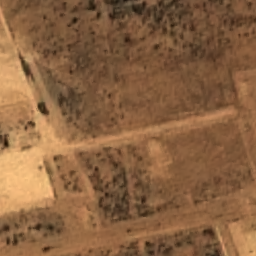
#> input picture satellite-image-deep-learning/change_detection/using_pca_and_k_means - Copy/ref_img.png, 256 x 256 px, given in place of ref_img.jpg, which was not available
$ jupyter execute change_detection.ipynb   (shell and % lines are left out)   (text cells are left out)
#> lines starting #> are read from the running program, lines starting #| are printed output that depends on the picture; pictures that were not available may be replaced by others from this repository, and a replacement may not be noted
[cell 1]
import matplotlib.pyplot as plt
import numpy as np
from skimage import io, filters, feature
from skimage.color import rgb2gray
from sklearn.decomposition import PCA

[cell 2]
image1 = rgb2gray(io.imread('ref_img.jpg'))
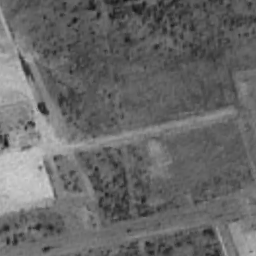
#> image1: shape (256, 256) float64; min 0.0769, max 0.804, mean 0.409
image2 = rgb2gray(io.imread('test_img.jpg'))
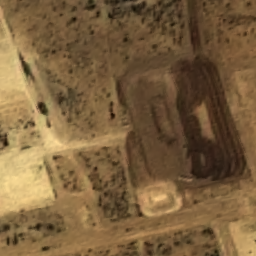
#> input picture satellite-image-deep-learning/change_detection/using_pca_and_k_means - Copy/test_img.png, 256 x 256 px, given in place of test_img.jpg, which was not available
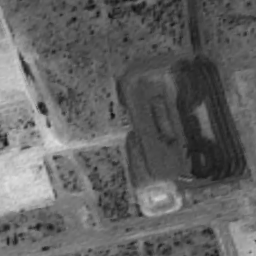
#> image2: shape (256, 256) float64; min 0.0649, max 0.872, mean 0.392

diff_image = abs(image1 - image2)
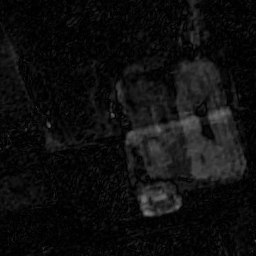
#> diff_image: shape (256, 256) float64; min 0, max 0.489, mean 0.0585
print(diff_image.shape)
#| (256, 256)

[cell 3]
fig_width = 20
fig_height = 8

f, (ax1, ax2, ax3) = plt.subplots(1, 3, figsize=(fig_width, fig_height))
ax1.imshow(image1, cmap="gray")
ax2.imshow(image2, cmap="gray")
ax3.imshow(diff_image, cmap="hot"); # crudely calc difference

[cell 4]
n_components=50

pca = PCA(n_components=n_components)
pca.fit(diff_image)

diff_image_pca = pca.fit_transform(diff_image)
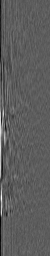
#> diff_image_pca: shape (256, 50) float64; min -0.766, max 1.33, mean -2.99e-19; drawn with min black and max white
print(diff_image_pca.shape)
#| (256, 50)

diff_image_restored = pca.inverse_transform(diff_image_pca)
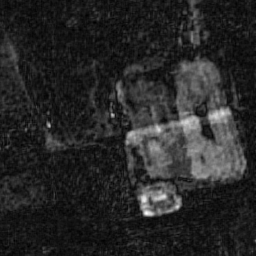
#> diff_image_restored: shape (256, 256) float64; min -0.0221, max 0.491, mean 0.0585; drawn with min black and max white
print(diff_image_restored.shape)
#| (256, 256)

[cell 5]
np.sum(pca.explained_variance_ratio_)

[cell 6]
print(f"The {n_components} components explain {int(np.sum(pca.explained_variance_ratio_) * 100)}% of the variance")

[cell 7]
f, (ax1, ax2) = plt.subplots(1, 2, figsize=(fig_width, fig_height))

ax1.imshow(diff_image, cmap="hot")
ax2.imshow(diff_image_restored, cmap="hot"); # crudely calc difference
